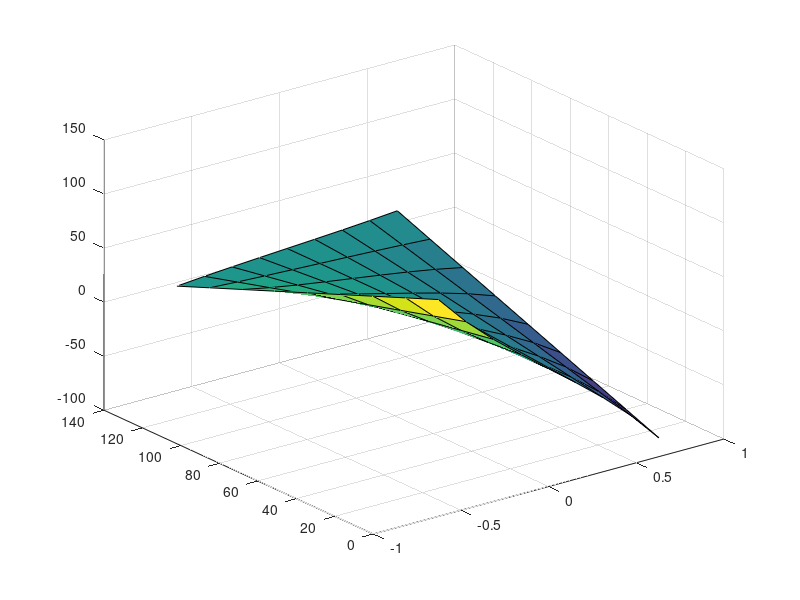

This chart was generated by the following MATLAB code:
alpha = (pi/20)-pi/4:pi/20:pi/4-pi/20;
GY = 0: 170/10 : 170 - 170/5;
[X,Y] = meshgrid(alpha,GY);
h = (Y - 126).*tan(X) + 9;
surf(X,Y,h);